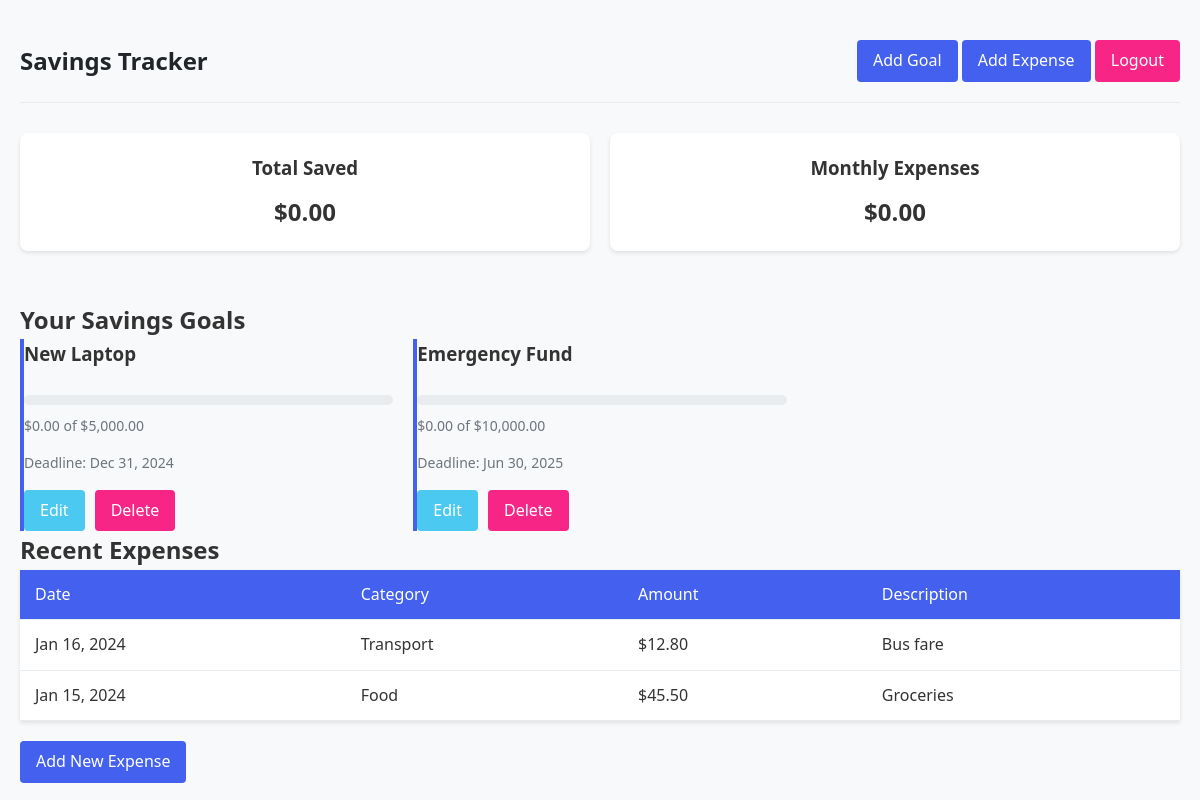
/dashboard.php (signed in), run on the app's committed database.
### tables this page shows
CREATE TABLE savings_goals (
    id INT AUTO_INCREMENT PRIMARY KEY,
    user_id INT NOT NULL,
    target_amount DECIMAL(10,2) NOT NULL,
    current_amount DECIMAL(10,2) DEFAULT 0,
    goal_name VARCHAR(100) NOT NULL,
    deadline DATE,
    FOREIGN KEY (user_id) REFERENCES users(id)
);

CREATE TABLE expenses (
    id INT AUTO_INCREMENT PRIMARY KEY,
    user_id INT NOT NULL,
    amount DECIMAL(10,2) NOT NULL,
    category VARCHAR(50) NOT NULL,
    description TEXT,
    date DATE NOT NULL,
    FOREIGN KEY (user_id) REFERENCES users(id)
);

### dashboard.php (the view, shortened to what this page needs)
<?php
require_once 'includes/db.php';
$user_id = $_SESSION['user_id'];
$goals_stmt = $pdo->prepare("SELECT * FROM savings_goals WHERE user_id = ?");
$goals_stmt->execute([$user_id]);
$goals = $goals_stmt->fetchAll();
$expenses_stmt = $pdo->prepare("
    SELECT * FROM expenses
    WHERE user_id = ?
    ORDER BY date DESC
    LIMIT 5
");
$expenses_stmt->execute([$user_id]);
$expenses = $expenses_stmt->fetchAll();
$total_saved = $pdo->prepare("SELECT SUM(current_amount) FROM savings_goals WHERE user_id = ?");
$total_saved->execute([$user_id]);
$saved_amount = $total_saved->fetchColumn() ?? 0;
$monthly_expenses = $pdo->prepare("
    SELECT SUM(amount)
    FROM expenses
    WHERE user_id = ?
    AND MONTH(date) = MONTH(CURRENT_DATE())
    AND YEAR(date) = YEAR(CURRENT_DATE())
");
$monthly_expenses->execute([$user_id]);
$expenses_amount = $monthly_expenses->fetchColumn() ?? 0;
?>
<!DOCTYPE html>
<html lang="en">
<head>
    <link rel="stylesheet" href="assets/css/style.css">
</head>
<body>
    <div class="container">
        <header class="main-header">
            <h1>Savings Tracker</h1>
            <nav>
                <a href="add-goal.php" class="btn">Add Goal</a>
                <a href="add-expense.php" class="btn">Add Expense</a>
                <a href="logout.php" class="btn btn-logout">Logout</a>
            </nav>
        </header>
        <div class="summary-cards">
            <div class="card">
                <h3>Total Saved</h3>
                <p class="amount">$<?= number_format($saved_amount, 2) ?></p>
            </div>
            <div class="card">
                <h3>Monthly Expenses</h3>
                <p class="amount">$<?= number_format($expenses_amount, 2) ?></p>
            </div>
        </div>
        <section class="goals-section">
            <h2>Your Savings Goals</h2>
            <?php if (empty($goals)): ?>
                <p>No goals yet. <a href="add-goal.php">Add your first goal</a></p>
            <?php else: ?>
                <div class="goals-grid">
                    <?php foreach ($goals as $goal): ?>
                        <div class="goal-card">
                            <h3><?= htmlspecialchars($goal['goal_name']) ?></h3>
                            <div class="progress-container">
                                <progress
                                    value="<?= $goal['current_amount'] ?>"
                                    max="<?= $goal['target_amount'] ?>">
                                </progress>
                                <span class="progress-text">
                                    $<?= number_format($goal['current_amount'], 2) ?> of
                                    $<?= number_format($goal['target_amount'], 2) ?>
                                </span>
                            </div>
                            <div class="goal-meta">
                                <span>Deadline: <?= $goal['deadline'] ? date('M j, Y', strtotime($goal['deadline'])) : 'None' ?></span>
                            </div>
                            <div class="goal-actions">
                                <a href="edit-goal.php?id=<?= $goal['id'] ?>" class="btn btn-edit">Edit</a>
                                <a href="delete-goal.php?id=<?= $goal['id'] ?>"
                                   class="btn btn-delete"
                                   onclick="return confirm('Delete this goal?')">Delete</a>
                            </div>
                        </div>
                    <?php endforeach; ?>
                </div>
            <?php endif; ?>
        </section>
        <section class="recent-expenses">
            <h2>Recent Expenses</h2>
            <?php if (empty($expenses)): ?>
                <p>No expenses recorded yet.</p>
            <?php else: ?>
                <table>
                    <thead>
                        <tr>
                            <th>Date</th>
                            <th>Category</th>
                            <th>Amount</th>
                            <th>Description</th>
                        </tr>
                    </thead>
                    <tbody>
                        <?php foreach ($expenses as $expense): ?>
                            <tr>
                                <td><?= date('M j, Y', strtotime($expense['date'])) ?></td>
                                <td><?= htmlspecialchars($expense['category']) ?></td>
                                <td>$<?= number_format($expense['amount'], 2) ?></td>
                                <td><?= htmlspecialchars($expense['description'] ?? '-') ?></td>
                            </tr>
                        <?php endforeach; ?>
                    </tbody>
                </table>
                <a href="add-expense.php" class="btn">Add New Expense</a>
            <?php endif; ?>
        </section>
    </div>
</body>
</html>

### assets/css/style.css (style rules this page uses)
:root { --primary: #4361ee; --primary-dark: #3a56d4; --secondary: #3f37c9; --success: #4cc9f0; --danger: #f72585; --warning: #f8961e; --light: #f8f9fa; --dark: #212529; --gray: #6c757d; --light-gray: #e9ecef; }
* { margin: 0; padding: 0; box-sizing: border-box; }
body { font-family: 'Segoe UI', Tahoma, Geneva, Verdana, sans-serif; line-height: 1.6; color: #333; background-color: #f8f9fa; }
a { text-decoration: none; color: var(--primary); }
.container { max-width: 1200px; margin: 0 auto; padding: 20px; }
.main-header { display: flex; justify-content: space-between; align-items: center; padding: 20px 0; margin-bottom: 30px; border-bottom: 1px solid var(--light-gray); }
.main-header h1 { font-size: 24px; color: var(--dark); }
.btn { display: inline-block; padding: 8px 16px; border-radius: 4px; font-weight: 500; text-decoration: none; transition: all 0.3s; border: none; cursor: pointer; background-color: var(--primary); color: white; }
.btn-logout { background-color: var(--danger); color: white; }
.btn-edit { background-color: var(--success); color: white; }
.btn-delete { background-color: var(--danger); color: white; }
.card { background: white; border-radius: 8px; box-shadow: 0 2px 4px rgba(0,0,0,0.1); padding: 20px; margin-bottom: 20px; }
.summary-cards { display: grid; grid-template-columns: repeat(auto-fit, minmax(250px, 1fr)); gap: 20px; margin-bottom: 30px; }
.summary-cards .card { text-align: center; }
.summary-cards .amount { font-size: 24px; font-weight: bold; margin-top: 10px; }
.goals-grid { display: grid; grid-template-columns: repeat(auto-fill, minmax(300px, 1fr)); gap: 20px; }
.goal-card { border-left: 4px solid var(--primary); }
.goal-card h3 { margin-bottom: 10px; }
.progress-container { margin: 15px 0; }
progress { width: 100%; height: 10px; border-radius: 5px; }
.progress-text { display: block; font-size: 14px; color: var(--gray); margin-top: 5px; }
.goal-meta { font-size: 14px; color: var(--gray); margin-bottom: 15px; }
.goal-actions { display: flex; gap: 10px; }
table { width: 100%; border-collapse: collapse; margin-bottom: 20px; background: white; box-shadow: 0 2px 4px rgba(0,0,0,0.1); }
th, td { padding: 12px 15px; text-align: left; border-bottom: 1px solid var(--light-gray); }
th { background-color: var(--primary); color: white; font-weight: 500; }

### data on the page
savings_goals: goal_name "New Laptop", current_amount "0.00", target_amount "5,000.00", deadline "Dec 31, 2024"
savings_goals: goal_name "Emergency Fund", current_amount "0.00", target_amount "10,000.00", deadline "Jun 30, 2025"
expenses: date "Jan 16, 2024", category "Transport", amount "12.80", description "Bus fare"
expenses: date "Jan 15, 2024", category "Food", amount "45.50", description "Groceries"

### other printed values
$saved_amount "0.00"
$expenses_amount "0.00"
